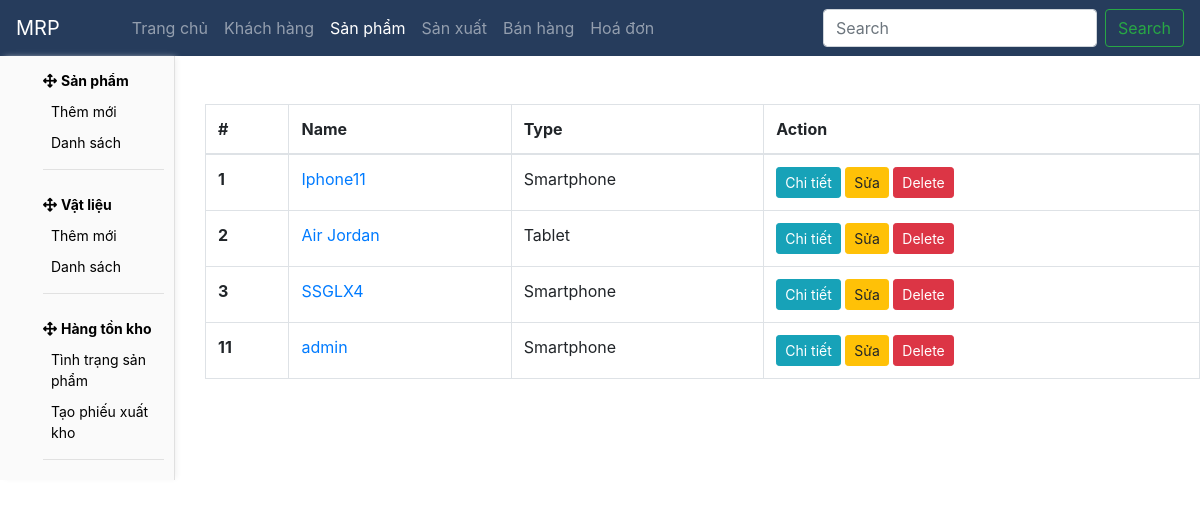
/product/product_list, run on an earlier commit of the app's database.
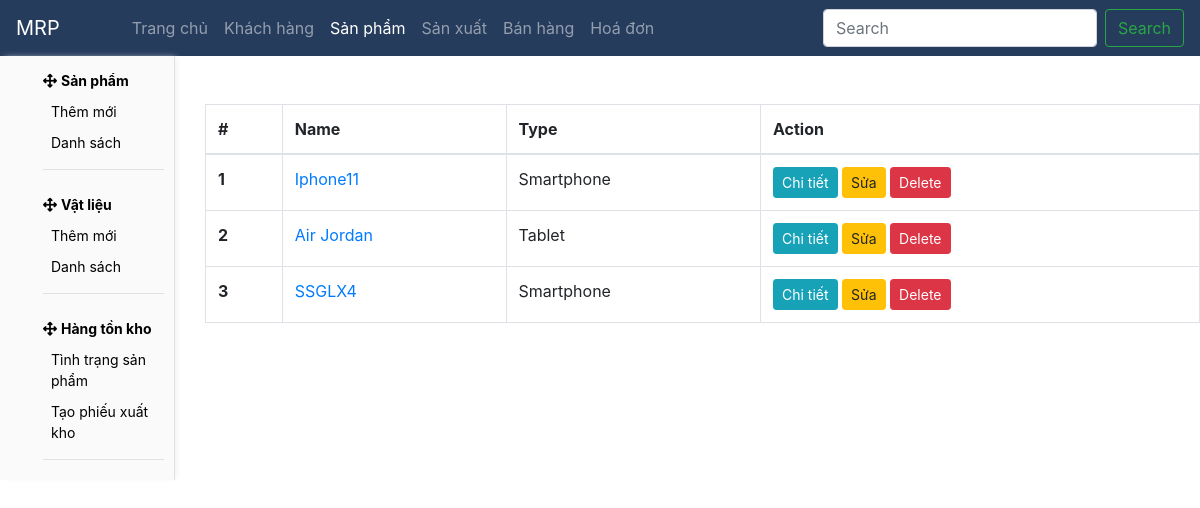
And on a later commit of the database.
### core/models.py (models this page shows, shortened)
class Product(models.Model):
    name = models.CharField(max_length=50)
    type = models.CharField(max_length=50, choices=PRODUCT_TYPE, blank=True, null=True)
    image = models.ImageField(upload_to='product/', blank=True, null=True, default='product/default.jpg')
    components = models.ManyToManyField(Component, blank=True, null=True, related_name='components')

### core/views.py (the view)
# urls.py: path('product/product_list', product_list, name='product_list'),
def product_list(request):
    return render(request, 'product/list.html', {'products': Product.objects.all(),})

### core/templates/product/list.html (shortened to what this page needs)
{% extends 'base.html' %}
{% block sidebar %}
    {% include 'sidebar/product.html' %}
{% endblock sidebar %}
{% block content %}
<table class="table table-bordered mt-5">
    <thead>
      <tr>
        <th scope="col">#</th>
        <th scope="col">Name</th>
        <th scope="col">Type</th>
        <th scope="col">Action</th>
      </tr>
    </thead>
    <tbody>
        {% for product in products %}
        <tr>
          <th scope="row">{{product.id}}</th>
          <td><a href="{% url 'product_detail' product.id %}">{{product.name}}</a></td>
          <td>{{product.type}}</td>
          <td>
            <a href="{% url 'product_detail' product.id %}" class="btn btn-sm btn-info">Chi tiết</a>
            <a href="{% url 'product_edit' product.id %}" class="btn btn-sm btn-warning">Sửa</a>
            <a class="btn btn-sm btn-danger" onclick="confirm('delete?')?window.location.href='{% url 'product_delete' product.id %}':''">Delete</a>
          </td>
        </tr>
        {% endfor %}
    </tbody>
  </table>
{% endblock content %}

What changed in the data, as far as the page shows it:
removed Product: id "11", name "admin", type "Smartphone"
